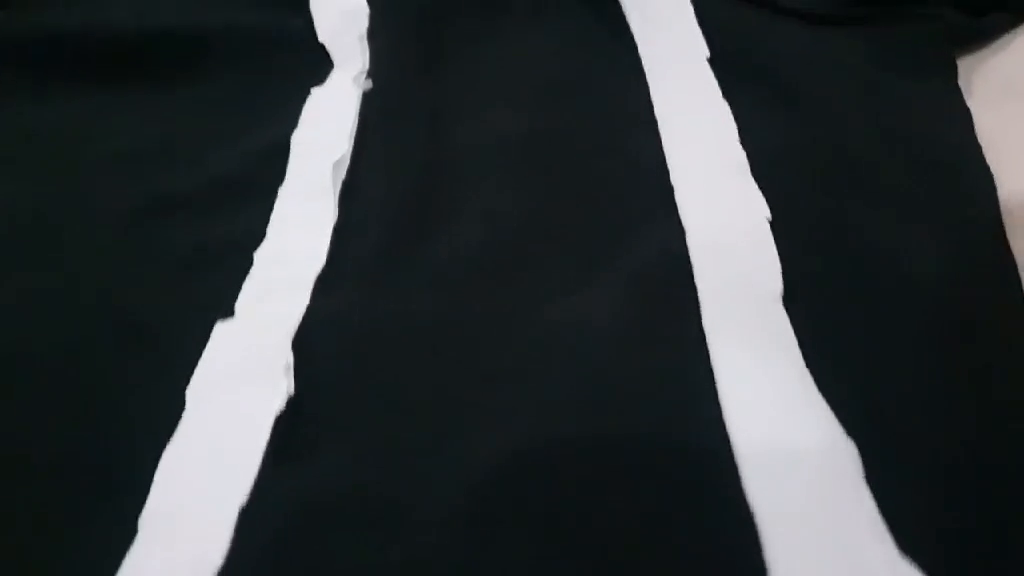
#> input picture frame 27 of lane_detection_2_april_tag copy/vid2.mp4, 1024 x 576 px
$ python lane_detection02.py
#> lines starting #> are read from the running program, lines starting #| are printed output that depends on the picture; after the words box and inside, x2 and y2 are one past the last pixel; in counts of white or black regions, pixels touching at a corner belong together
import cv2
import numpy as np
import math

def convert_to_gray(frame):
    gray = cv2.cvtColor(frame, cv2.COLOR_BGR2GRAY)
    return gray

def detect_edges(frame):
    # Apply Gaussian blur to reduce noise and improve edge detection
    blurred = cv2.GaussianBlur(frame, (5, 5), 0)
    # Use Canny edge detection
    edges = cv2.Canny(blurred, 50, 150)
    cv2.imshow("Edges", edges)
    return edges

def region_of_interest(edges):
    height, width = edges.shape
    mask = np.zeros_like(edges)

    # Define the region of interest (lower half)
    polygon = np.array([[
        (0, height),
        (0, height/2),
        (width, height/2),
        (width, height),
    ]], np.int32)

    cv2.fillPoly(mask, polygon, 255)
    cropped_edges = cv2.bitwise_and(edges, mask)
    cv2.imshow("ROI", cropped_edges)
    return cropped_edges

def detect_line_segments(cropped_edges):
    rho = 1
    theta = np.pi / 180
    min_threshold = 10
    line_segments = cv2.HoughLinesP(cropped_edges, rho, theta, min_threshold,
                                    np.array([]), minLineLength=5, maxLineGap=10)
    return line_segments

def average_slope_intercept(frame, line_segments):
    lane_lines = []

    if line_segments is None:
        return lane_lines

    height, width, _ = frame.shape
    left_fit = []
    right_fit = []
    boundary = 1 / 3

    left_region_boundary = width * (1 - boundary)
    right_region_boundary = width * boundary

    for line_segment in line_segments:
        for x1, y1, x2, y2 in line_segment:
            if x1 == x2:
                continue  # Skip vertical lines

            fit = np.polyfit((x1, x2), (y1, y2), 1)
            slope = fit[0]
            intercept = fit[1]

            if slope < 0:
                if x1 < left_region_boundary and x2 < left_region_boundary:
                    left_fit.append((slope, intercept))
            else:
                if x1 > right_region_boundary and x2 > right_region_boundary:
                    right_fit.append((slope, intercept))

    if left_fit:
        lane_lines.append(make_points(frame, np.average(left_fit, axis=0)))
    if right_fit:
        lane_lines.append(make_points(frame, np.average(right_fit, axis=0)))

    return lane_lines

def make_points(frame, line):
    height, width, _ = frame.shape
    slope, intercept = line
    y1 = height
    y2 = int(y1 / 2)

    if slope == 0:
        slope = 0.1

    x1 = int((y1 - intercept) / slope)
    x2 = int((y2 - intercept) / slope)

    return [[x1, y1, x2, y2]]

def display_lines(frame, lines, line_color=(0, 255, 0), line_width=6):
    line_image = np.zeros_like(frame)

    if lines is not None:
        for line in lines:
            for x1, y1, x2, y2 in line:
                # Ensure x1, y1, x2, y2 are integers before drawing
                if all(isinstance(coord, int) for coord in (x1, y1, x2, y2)):
                    cv2.line(line_image, (x1, y1), (x2, y2), line_color, line_width)

    return cv2.addWeighted(frame, 0.8, line_image, 1, 1)


def get_steering_angle(frame, lane_lines):
    height, width, _ = frame.shape

    if len(lane_lines) == 2:
        _, _, left_x2, _ = lane_lines[0][0]
        _, _, right_x2, _ = lane_lines[1][0]
        mid = int(width / 2)
        x_offset = (left_x2 + right_x2) / 2 - mid
    elif len(lane_lines) == 1:
        x1, _, x2, _ = lane_lines[0][0]
        x_offset = x2 - x1
    else:
        x_offset = 0

    angle_to_mid_radian = math.atan(x_offset / (height / 2))
    steering_angle = int(angle_to_mid_radian * 180.0 / math.pi) + 90

    return steering_angle

def display_heading_line(frame, steering_angle, line_color=(0, 0, 255), line_width=5):
    heading_image = np.zeros_like(frame)
    height, width, _ = frame.shape

    steering_angle_radian = steering_angle / 180.0 * math.pi
    x1 = int(width / 2)
    y1 = height
    x2 = int(x1 - height / 2 / math.tan(steering_angle_radian))
    y2 = int(height / 2)

    cv2.line(heading_image, (x1, y1), (x2, y2), line_color, line_width)
    return cv2.addWeighted(frame, 0.8, heading_image, 1, 1)


def find_contours(edges):
    contours, _ = cv2.findContours(edges, cv2.RETR_TREE, cv2.CHAIN_APPROX_SIMPLE)
    return contours

def draw_contours(frame, contours):
    for contour in contours:
        cv2.drawContours(frame, [contour], -1, (0, 255, 0), 2)
    return frame


video = cv2.VideoCapture('C:/Users/yeiru/Documents/autonomous_robot/lane_detection_2_april_tag copy/vid2.mp4')

video.set(cv2.CAP_PROP_FRAME_WIDTH, 320)
video.set(cv2.CAP_PROP_FRAME_HEIGHT, 240)

while True:
    ret, frame = video.read()
#> frame is the input picture: shape (576, 1024, 3); mean B, G, R 59.2, 56.8, 51.8
    if not ret:
        print("Failed to capture frame")
        break

    gray = convert_to_gray(frame)
    edges = detect_edges(gray)
#> in detect_edges, `edges = cv2.Canny(blurred, 50, 150)`:
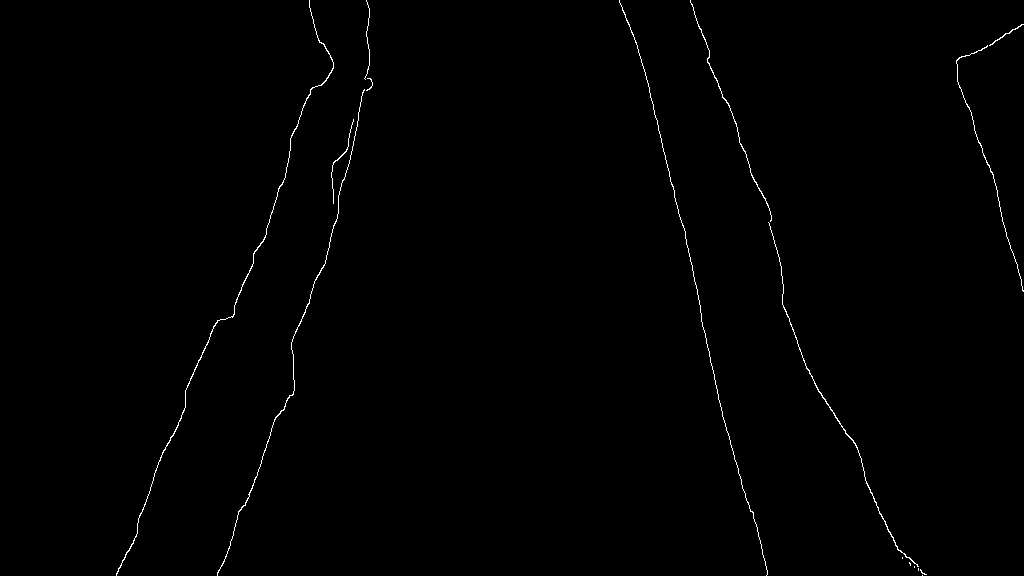
#> edges: shape (576, 1024); 0.54% white in thin lines or dots, all inside (x1, y1, x2, y2) = (116, 0, 1024, 576)
    roi = region_of_interest(edges)
#> in region_of_interest, `cv2.fillPoly(mask, polygon, 255)`:
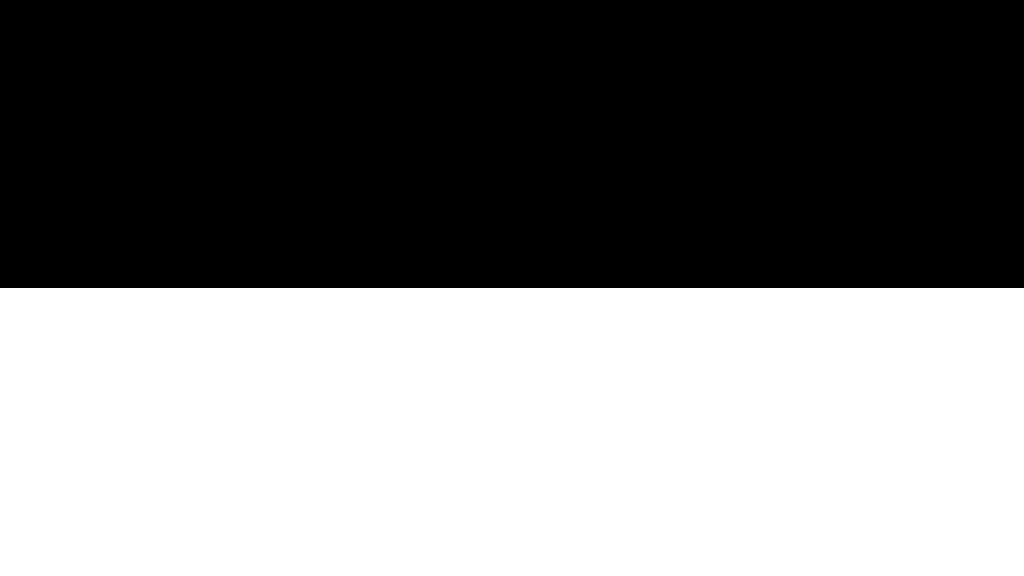
#> mask: shape (576, 1024); 50% white; 1 white region, box (x1, y1, x2, y2) and area: (0, 288, 1024, 576) 294912
#> in region_of_interest, `cropped_edges = cv2.bitwise_and(edges, mask)`:
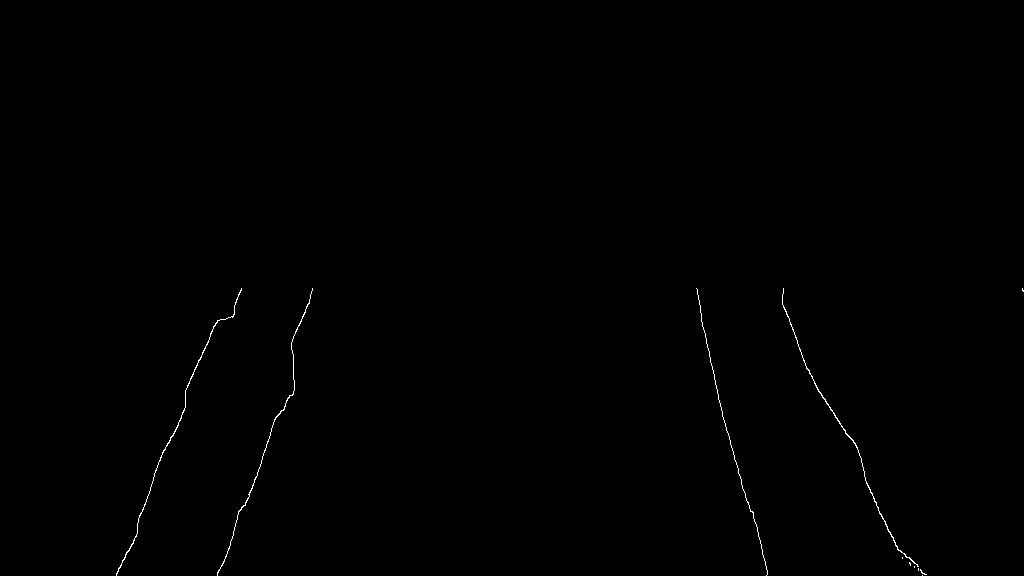
#> cropped_edges: shape (576, 1024); 0.24% white in thin lines or dots, all inside (x1, y1, x2, y2) = (116, 288, 1024, 576)
    line_segments = detect_line_segments(roi)
#> in detect_line_segments, `line_segments = cv2.HoughLinesP(cropped_edges, rho, theta, min_thresho..`: line_segments = 53 rows, first 6: [865, 480, 897, 549], [721, 410, 749, 508], [145, 504, 163, 450], [245, 505, 269, 438], [294, 380, 294, 390], [782, 302, 809, 373]
    lane_lines = average_slope_intercept(frame, line_segments)
#> the loop in average_slope_intercept, `for line_segment in line_segments:` made 53 passes
#> after the loop in average_slope_intercept, `for line_segment in line_segments:`: left_fit = 26 pairs, first value -9 to -0.286, second value 382.6 to 2968; right_fit = 24 items, first 6: (2.16, -1385.2), (3.5, -2113.5), (2.63, -1754.4), (1.6, -925.3), (3.78, -2329.9), (4, -2482)
#> in make_points, `slope, intercept = line`: slope = -2.78; intercept = 1059
#> in make_points, `x1 = int((y1 - intercept) / slope)`: x1 = 173
#> in make_points, `x2 = int((y2 - intercept) / slope)`: x2 = 277
#> lane_lines = [[[173, 576, 277, 288]], [[813, 576, 720, 288]]]

    # Only display lines if lane_lines is not empty
    lane_lines_image = display_lines(frame, lane_lines) if lane_lines else frame
#> the loop in display_lines, `for line in lines:` made 2 passes
#> in display_lines, `return cv2.addWeighted(frame, 0.8, line_image, 1, 1)`:
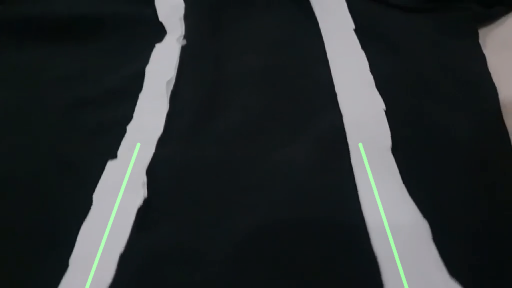
#> returned value: shape (576, 1024, 3) (shown at 1/2 size); mean of channels 0, 1, 2 48.3, 47, 42.4; drawn as B, G, R
    steering_angle = get_steering_angle(frame, lane_lines)
#> in get_steering_angle, `_, _, left_x2, _ = lane_lines[0][0]`: left_x2 = 277
#> in get_steering_angle, `_, _, right_x2, _ = lane_lines[1][0]`: right_x2 = 720
#> in get_steering_angle, `x_offset = (left_x2 + right_x2) / 2 - mid`: x_offset = -13.5
#> in get_steering_angle, `angle_to_mid_radian = math.atan(x_offset / (height / 2))`: angle_to_mid_radian = -0.0468
#> in get_steering_angle, `steering_angle = int(angle_to_mid_radian * 180.0 / math.pi) + 90`: steering_angle = 88
#> steering_angle = 88
    heading_image = display_heading_line(lane_lines_image, steering_angle)
#> in display_heading_line, `steering_angle_radian = steering_angle / 180.0 * math.pi`: steering_angle_radian = 1.54
#> in display_heading_line, `x2 = int(x1 - height / 2 / math.tan(steering_angle_radian))`: x2 = 501
#> in display_heading_line, `return cv2.addWeighted(frame, 0.8, heading_image, 1, 1)`:
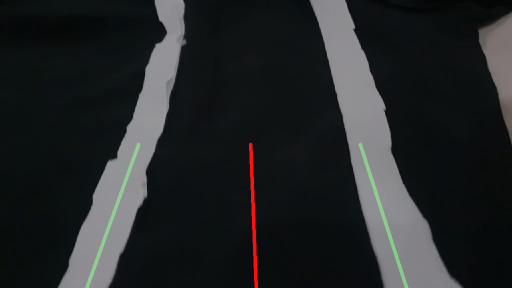
#> returned value: shape (576, 1024, 3) (shown at 1/2 size); mean of channels 0, 1, 2 39.7, 38.6, 35.8; drawn as B, G, R


    # Find and draw contours
    contours = find_contours(roi)
#> in find_contours, `contours, _ = cv2.findContours(edges, cv2.RETR_TREE, cv2.CHAIN_APPROX_..`: contours = 11 contours, 8 with area under 20; largest, box (x1, y1, x2, y2) and area: (782, 288, 919, 567) 94, (116, 288, 242, 576) 74, (217, 288, 313, 576) 51
    lane_contours_image = draw_contours(frame, contours)
#> the loop in draw_contours, `for contour in contours:` made 11 passes
#> contour on passes 1, 3, 4, 6: [[922, 575]], [[918, 568], [918, 570]], [[914, 566], [914, 567]], [[902, 557], [902, 558]]
#> after the loop in draw_contours, `for contour in contours:`:
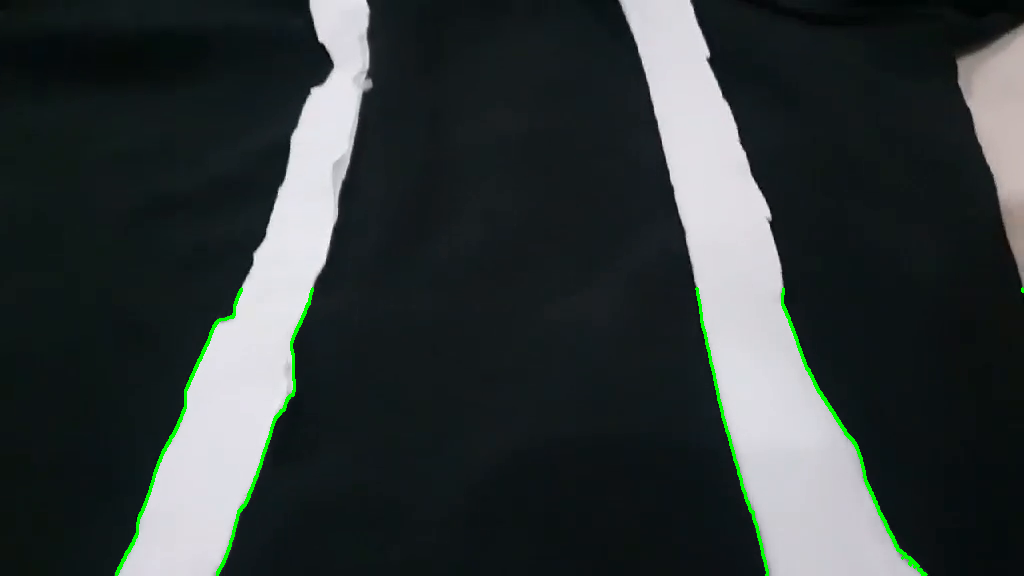
#> frame: shape (576, 1024, 3); 0.79% of pixels changed, all inside (x1, y1, x2, y2) = (115, 287, 1024, 576)

    cv2.imshow("Lane Tracking", heading_image)

    cv2.imshow("Lane Tracking", lane_contours_image)


    key = cv2.waitKey(1)
#> (key Esc is pressed here)
    if key == 27:  # ESC key
        break

video.release()
cv2.destroyAllWindows()

$ run again, starting later in the video
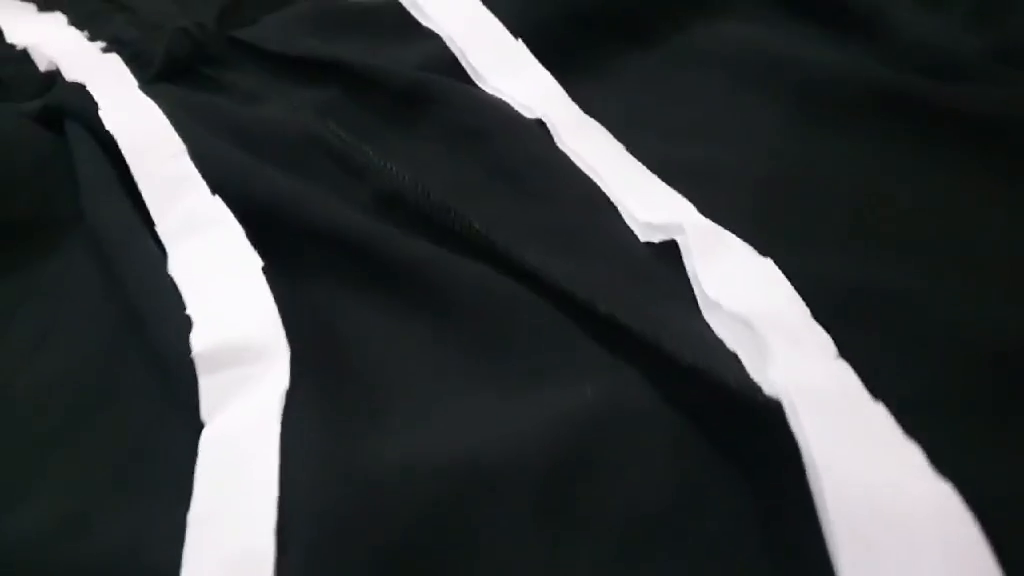
#> input picture frame 123 of lane_detection_2_april_tag copy/vid2.mp4, 1024 x 576 px
#> frame is the input picture: shape (576, 1024, 3); mean B, G, R 63.6, 62.2, 58.7
#> in detect_edges, `edges = cv2.Canny(blurred, 50, 150)`:
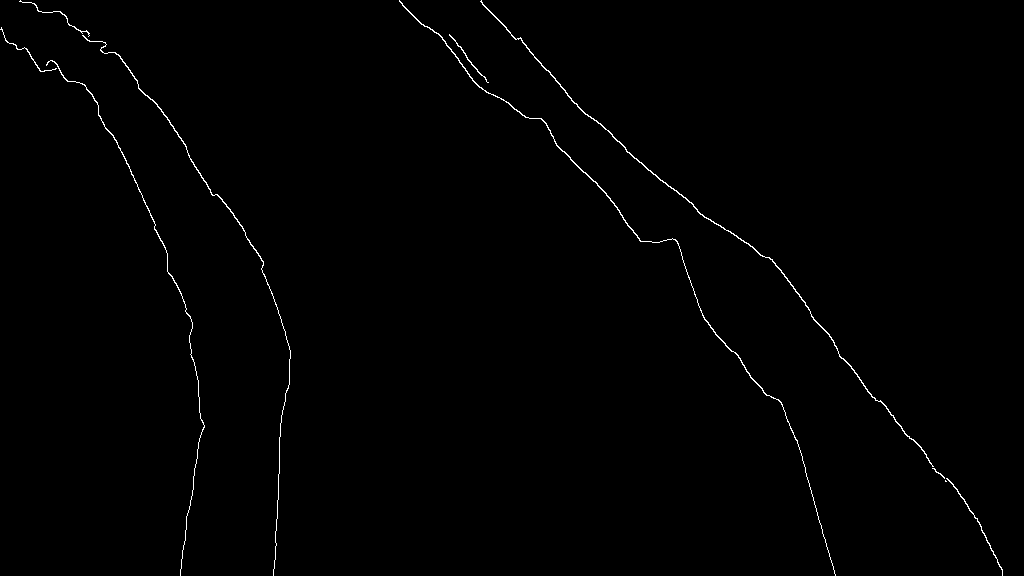
#> edges: shape (576, 1024); 0.63% white in thin lines or dots
#> mask: shape (576, 1024); 50% white; 1 white region, box (x1, y1, x2, y2) and area: (0, 288, 1024, 576) 294912
#> cropped_edges: shape (576, 1024); 0.25% white in thin lines or dots, all inside (x1, y1, x2, y2) = (178, 288, 1003, 576)
#> in detect_line_segments, `line_segments = cv2.HoughLinesP(cropped_edges, rho, theta, min_thresho..`: line_segments = 60 rows, first 6: [274, 568, 279, 463], [702, 315, 731, 351], [838, 352, 861, 380], [796, 439, 835, 575], [193, 481, 199, 438], [810, 313, 834, 343]
#> the loop in average_slope_intercept, `for line_segment in line_segments:` made 60 passes
#> after the loop in average_slope_intercept, `for line_segment in line_segments:`: left_fit = [(-21, 6322), (-7.17, 1864.2), (-6.11, 2139.1), (-7.17, 1861), (-5.29, 1506.1), (-27, 7983), (-4, 1092), (-8, 2031), (-20, 6152)]; right_fit = 41 pairs, first value 0.5 to 3.49, second value -2336.8 to 8.5
#> slope = -11.75; intercept = 3438.9
#> in make_points, `x1 = int((y1 - intercept) / slope)`: x1 = 243
#> in make_points, `x2 = int((y2 - intercept) / slope)`: x2 = 268
#> lane_lines = [[[243, 576, 268, 288]], [[968, 576, 763, 288]]]
#> the loop in display_lines, `for line in lines:` made 2 passes
#> left_x2 = 268
#> right_x2 = 763
#> x_offset = 3.5
#> angle_to_mid_radian = 0.0122
#> in get_steering_angle, `steering_angle = int(angle_to_mid_radian * 180.0 / math.pi) + 90`: steering_angle = 90
#> steering_angle_radian = 1.57
#> in display_heading_line, `x2 = int(x1 - height / 2 / math.tan(steering_angle_radian))`: x2 = 512
#> in find_contours, `contours, _ = cv2.findContours(edges, cv2.RETR_TREE, cv2.CHAIN_APPROX_..`: contours = 7 contours, 4 with area under 20; largest, box (x1, y1, x2, y2) and area: (793, 288, 934, 467) 124, (693, 288, 836, 576) 77, (946, 478, 1003, 576) 52
#> the loop in draw_contours, `for contour in contours:` made 7 passes
#> contour on pass 1: [[945, 480], [945, 481], [946, 481]]
#> after the loop in draw_contours, `for contour in contours:`:
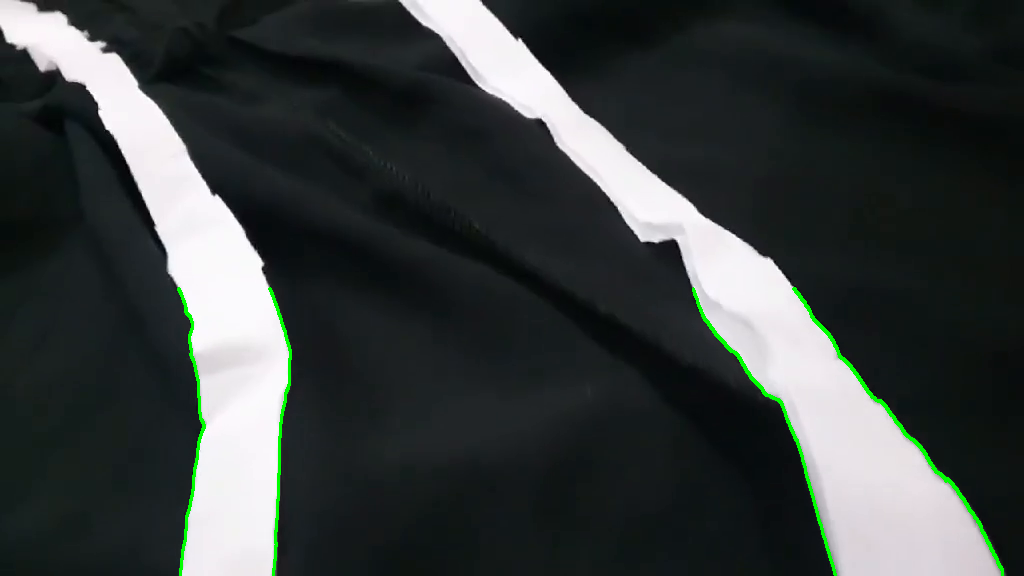
#> frame: shape (576, 1024, 3); 0.79% of pixels changed, all inside (x1, y1, x2, y2) = (177, 287, 1004, 576)
